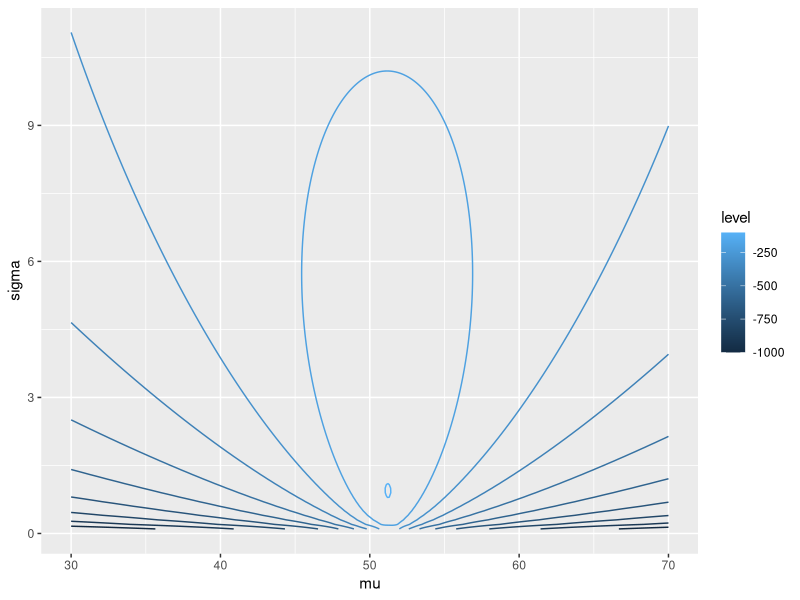

Here is the R script that generated this plot:
############# Solutions to question 2.3 #############
library(ggplot2)


ll <- function(mu, sigma)
{
  alpha = 3
  return (sum(log((1/sigma) * dt((nhtemp - mu)/sigma, 3))))
}

# ggplot contour
mus <- seq(30,70, 0.1)
sigs <- seq(0.1,15,0.1)
df.lik <- setNames(expand.grid(mus, sigs), c('mu', 'sigma')) 
vfun1 <- Vectorize(ll, SIMPLIFY = TRUE)

df.lik$z <- vfun1(df.lik$mu,df.lik$sigma)       
p <- ggplot(df.lik, aes(mu, sigma, z=z)) + stat_contour(aes(colour = ..level..))
p

